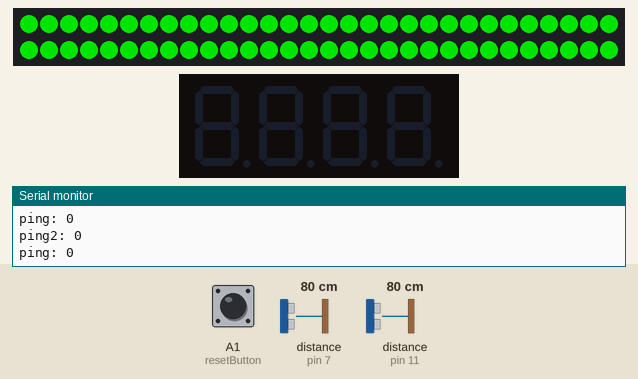
Recording of a sketch running on a simulated Arduino Mega 2560, built with avr-gcc and run on an emulated ATmega2560. On the bench: 60 RGB LEDs in strip order, left to right, continuing on the next row, 4-digit seven-segment display, the last lines printed to the serial monitor. The inputs (shaded band) are chosen by the test bench; at power-on: distance to the obstacle (sensors on pin 7, pin 11) 80 cm, A1 (resetButton) HIGH. The echo pulse lasts 58.3 µs per cm; dim RGB values are drawn brighter than linear.

Above: at 1.3 s.
1.4 s: distance to the obstacle (sensor on pin 7) set to 33 cm
2.9 s: distance to the obstacle (sensor on pin 7) set to 27 cm
At 3.5 s:
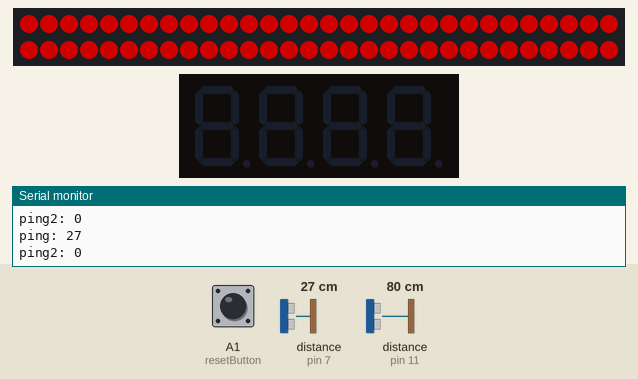
5.7 s: distance to the obstacle (sensor on pin 7) set to 35 cm
At 8.4 s:
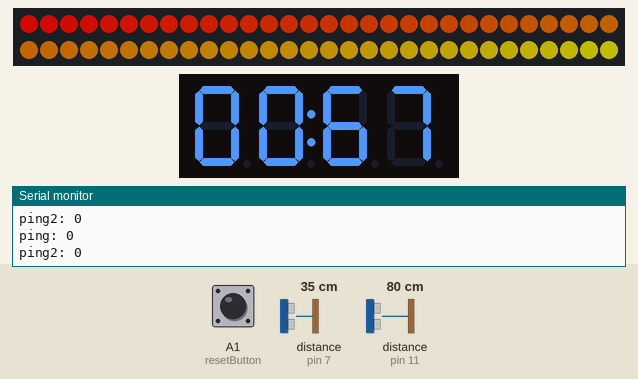
8.7 s: distance to the obstacle (sensor on pin 11) set to 33 cm
11.7 s: distance to the obstacle (sensor on pin 11) set to 26 cm
At 12.4 s:
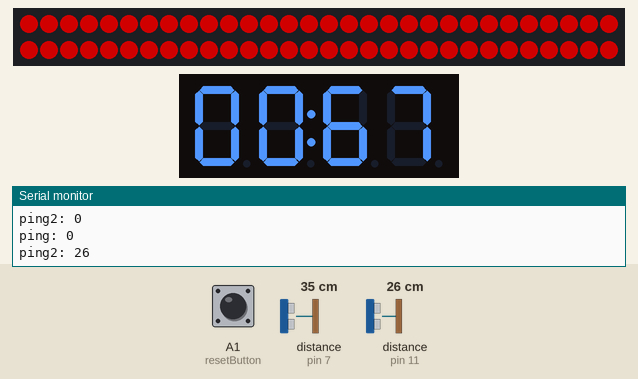
14.7 s: distance to the obstacle (sensor on pin 11) set to 35 cm
At 16.3 s:
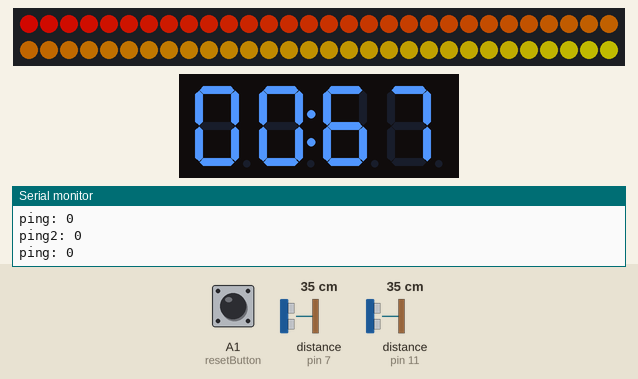
Timing chart, 0 to 17.8 s (numbered marks = the images above; inputs shaded):
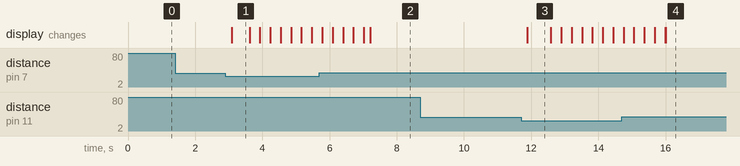

Measured:
- the behaviour switches between 30 and 29 cm on distance to the obstacle (sensor on pin 7) (found by bisection; images 0 and 1)
- the behaviour switches between 30 and 29 cm on distance to the obstacle (sensor on pin 11) (found by bisection; images 2 and 3)
- what the display in image 1 shows lasts 0.5 s, from 3.1 s to 3.6 s
- what the display in image 3 shows lasts 0.7 s, from 11.9 s to 12.6 s

The sketch:

RacingGateCode.ino
```cpp
//Original Creator ProfessorBoots

//Please feel free to download and make revisions as you see necessary or to add more functionality.
//Thank you!

#include <FastLED.h>
//FastLED by Daniel Garcia
#include <NewPing.h>
//NewPing by Tim Eckel
#include <OneButton.h>
//OneButton by Matthias Hertel
#include <TM1637.h>
//TM1637(Grove 4 digit display) by Seed Studio
#include <EEPROM.h>

//Variables
double raceStart = 0;
String currentTime = "";
bool racing = false;
int pingParameter = 29;
bool oneClick = false;
//Record time variables
int milliSec1 = 0;
int milliSec2 = 0;
int sec = 0;
int tenSec = 0;

//ULTRASONIC CODE1
#define triggerPin 8
#define echoPin 7
#define maxDistance 29
NewPing sonar(triggerPin, echoPin, maxDistance);

//ULTRASONIC CODE2
#define triggerPin2 12
#define echoPin2 11
NewPing sonar2(triggerPin2, echoPin2, maxDistance);

//LEDCODE
#define LED_PIN 13
#define NUM_LEDS 60
CRGB leds[NUM_LEDS];
#define BRIGHTNESS 255   /* Control the brightness of your leds */
#define SATURATION 255   /* Control the saturation of your leds */

//BUTTONCODE
OneButton resetButton(A1, true, true);

//DISPLAYCODE
#define CLK 2
#define DIO 3
TM1637 tm(CLK, DIO);

void setup() {
  Serial.begin(9600);
 //ULTRASONIC CODE

 //BUTTONCODE
  resetButton.attachClick(singleClick);
  resetButton.attachLongPressStop(longClick);


 //LEDCODE
 FastLED.addLeds<WS2812B, LED_PIN, GRB>(leds, NUM_LEDS);
 FastLED.setMaxPowerInVoltsAndMilliamps(5, 500);
 FastLED.clear();
 FastLED.show();

 //DISPLAYCODE
 tm.init();
 tm.set(4);


 lightLogic(false);

}

void loop() {
  resetButton.tick();
  if(pingCheck())
  {
    if(!racing)
    {
    raceStart = millis();
    oneClick = false;
    racing = true;
    lightLogic(true);
    delay(500);
    }
    else if(racing)
    {
      racing = false;
     lightLogic(false);
      finishedRaceLed();
    }
  }
  if(racing)
  {
    currentTime = String((millis()-raceStart)/1000);
    displayTime(currentTime);
  }

}
bool pingCheck(){
  unsigned long pingTime     = sonar.ping();
  unsigned long distanceInCm = sonar.convert_cm(pingTime);
 Serial.print("ping: ");
  Serial.println(distanceInCm);
//delay(20);
  unsigned long pingTime2 = sonar2.ping();
  unsigned long distanceInCm2 = sonar2.convert_cm(pingTime2);
  Serial.print("ping2: ");
  Serial.println(distanceInCm2);

  if((distanceInCm <= pingParameter && pingTime > 0)||(distanceInCm2 <= pingParameter && pingTime2 > 0))
  {
    //Serial.println(currentTime);
    return true;

  }
  else
  {
    return false;
  }

}
void lightLogic(bool command)
{
  if(command)
  {
    for(int i=0; i < NUM_LEDS; i++)
    {
      leds[i] = CRGB(255,0,0);
      FastLED.show();
    }
  }
  else if(!command)
  {
        for(int i=0; i < NUM_LEDS; i++)
    {
      leds[i] = CRGB(0,255,0);
      FastLED.show();
    }
  }
}
void finishedRaceLed() {
  for (int j = 0; j < 255; j++) {
    for (int i = 0; i < NUM_LEDS; i++) {
      leds[i] = CHSV(i - (j * 2), SATURATION, BRIGHTNESS); /* The higher the value 4 the less fade there is and vice versa */
    delay(.3);
    }
    FastLED.show();
    delay(10); /* Change this to your hearts desire, the lower the value the faster your colors move (and vice versa) */
  }
}

void displayTime(String currentTime){
  //Serial.println(currentTime);
  milliSec1 = (String(currentTime.charAt(currentTime.length()-2))).toInt();
  milliSec2 = (String(currentTime.charAt(currentTime.length()-1))).toInt();
  sec = (String(currentTime.charAt(currentTime.length()-4))).toInt();
  tenSec = (String(currentTime.charAt(currentTime.length()-5))).toInt();
   // Serial.println(currentTime);
    tm.point(1);
    tm.display(3, milliSec2);
    tm.display(2, milliSec1);
    tm.display(1, sec);
    tm.display(0, tenSec);
}

void singleClick()
{
  if(!oneClick)
  {
    Serial.print("Sec: ");
  Serial.println(sec);
 // currentTime = "0000";
//  displayTime(currentTime);
  tm.point(1);
  tm.display(0,EEPROM.read(0));
  tm.display(1, EEPROM.read(1));
  tm.display(2, EEPROM.read(2));
  tm.display(3, EEPROM.read(3));
  oneClick = true;
  }
  else
  {
    tm.point(1);
    tm.display(3, milliSec2);
    tm.display(2, milliSec1);
    tm.display(1, sec);
    tm.display(0, tenSec);
    oneClick = false;
  }
}

void longClick()
{
  Serial.println("saving");
  EEPROM.write(0, tenSec);
  EEPROM.write(1, sec);
  EEPROM.write(2, milliSec1);
  EEPROM.write(3, milliSec2);

}
```
